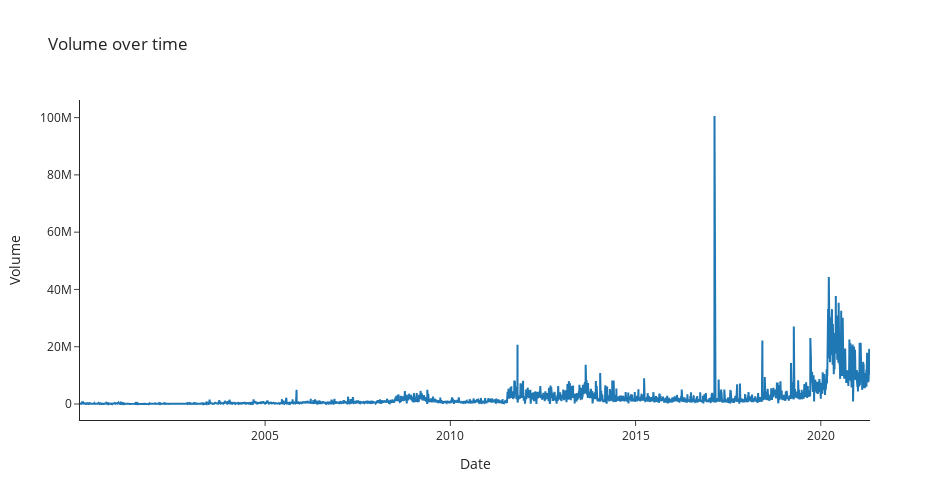

The notebook cell this image was saved under:
### Markdown cell above
### Volume over Time

### Code cell
fig = go.Figure([go.Scatter(x=hdfc_copy.index, y=hdfc_copy['Volume'])])
fig.update_layout(
    autosize=False,
    width=950,
    height=500,
    template='simple_white',
    title='Volume over time'
)
fig.update_xaxes(title="Date")
fig.update_yaxes(title="Volume")
fig.show()

### Figure 1 — Plotly figure (JSON) as saved in the notebook; plotly's stock layout.template omitted (floating-point values rounded to 4 significant figures; data arrays with more than 128 entries replaced by an {"elided": "..."} marker saying what was removed)
{"data": [{"type": "scatter", "x": {"elided": "5306 str values"}, "y": {"elided": "5306 int values"}}], "layout": {"autosize": false, "height": 500, "title": {"text": "Volume over time"}, "width": 950, "xaxis": {"title": {"text": "Date"}}, "yaxis": {"title": {"text": "Volume"}}}}
